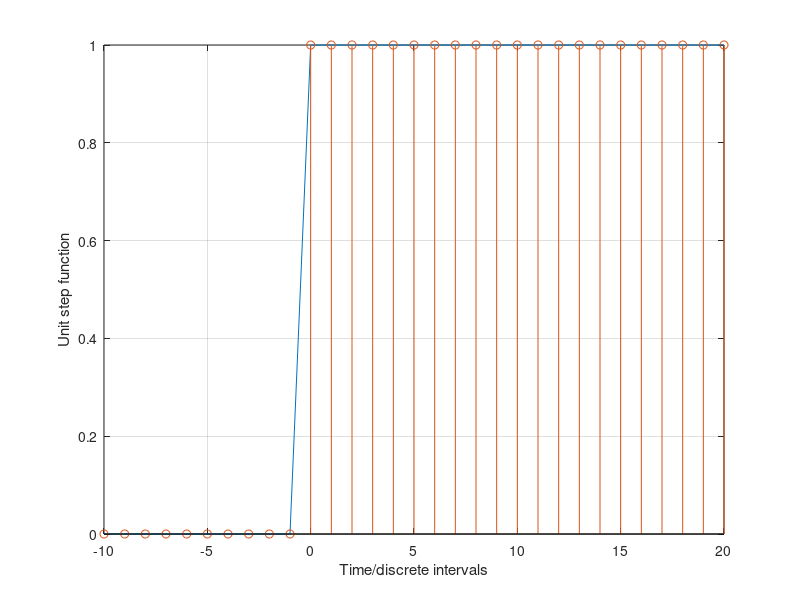
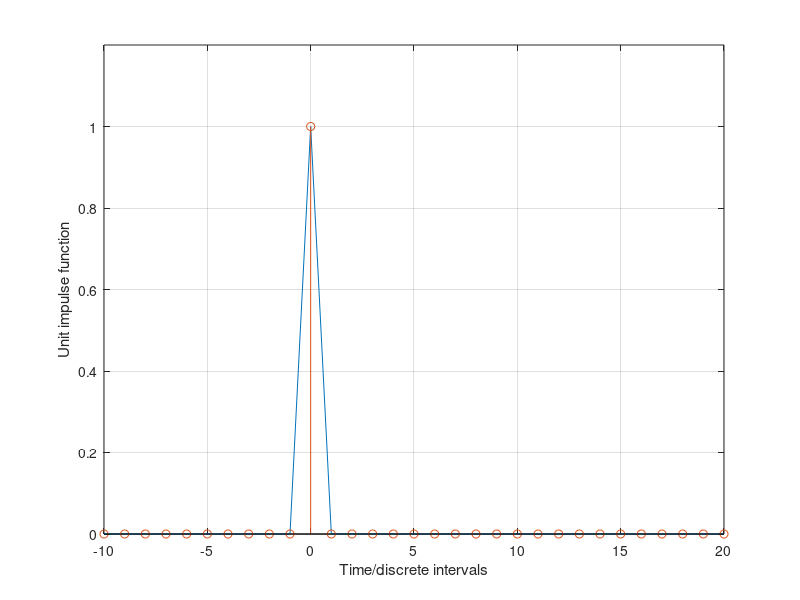
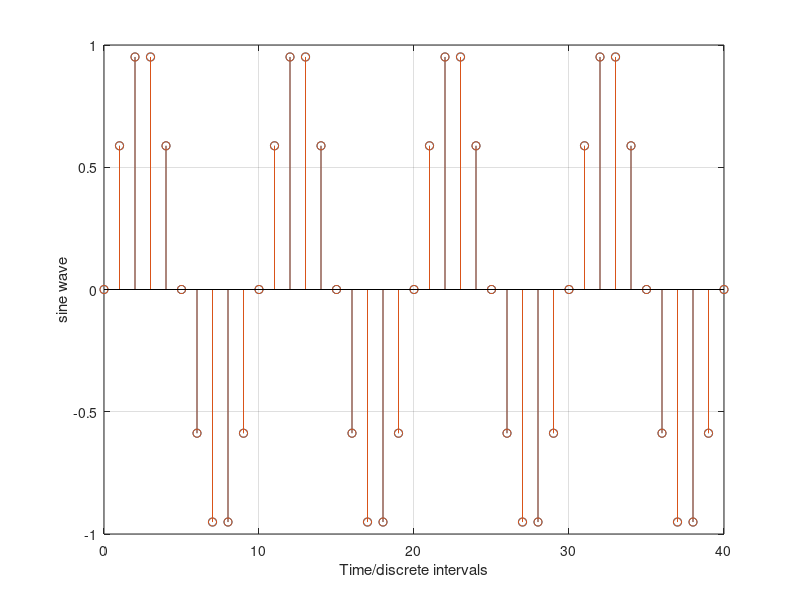
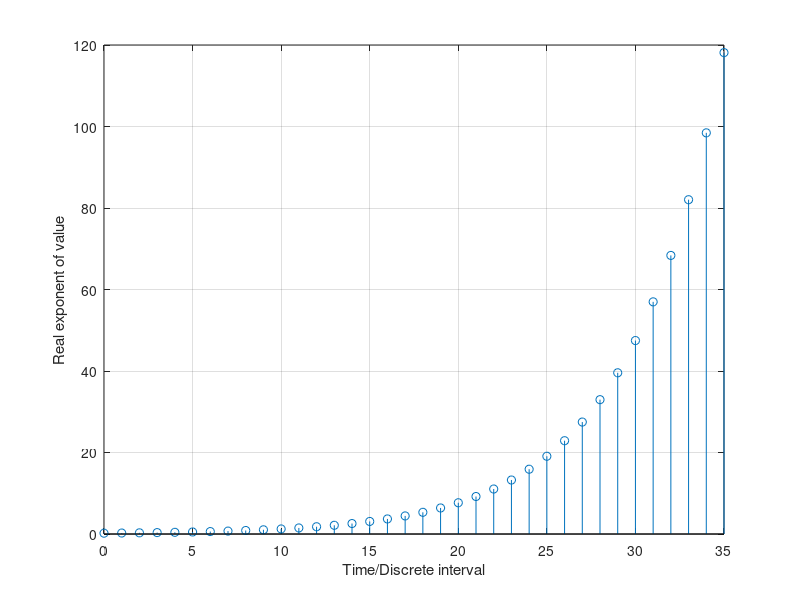

MATLAB code for these plots, in order:
clc
close all
clear all

n = -10:20

u = [zeros(1,10) 1 ones(1,20)]

figure (1)

plot(n,u);
hold on
stem(n,u)
xlabel('Time/discrete intervals');
ylabel('Unit step function');
grid on

uI = [zeros(1,10) 1 zeros(1,20)]


figure (2)

plot(n,uI);
hold on
stem(n,uI)
xlabel('Time/discrete intervals');
ylabel('Unit impulse function');
grid on
axis([-10 20 0 1.2]);

%% sinusoidial signal
n = 0:40;

f = 0.1;

A = 1.5;

p = 0;

arg = ( 2 * pi * f * n + p );

x = sin(arg);


figure (3)

plot(n,x);
stem(n,x);
hold on

stem(n,x);

xlabel('Time/discrete intervals');

ylabel('sine wave');

grid on

%% Discrete Time real exponential signal

n = 0: 35;

c = 0.2;

alpha = 1.2;

x = c * alpha.^n;

figure(4)

stem(n,x)

xlabel('Time/Discrete interval');

ylabel('Real exponent of value');

grid on

%% Complex ecponential value
omega=0.15;
phi=pi/6;
c=-((omega)+phi)*i;
k=2;
n=0:40;
x=k*exp(c*n);
r=real(x);
img=imag(x);
figure(5)
subplot(2,1,1)
stem(n,r)
xlabel('Time/discrete intervals');
ylabel('real expoonent wave');
title('real part');
subplot(2,1,2)
stem(n,img)
xlabel('Time/discrete intervals');
ylabel('imaginary expoonent wave');
title('imaginary part');




